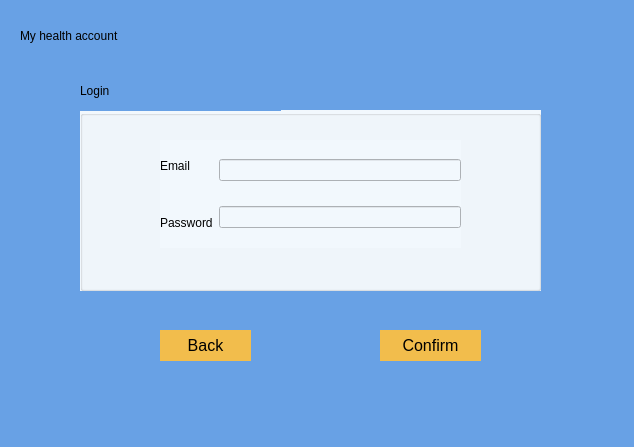
<?xml version="1.0" encoding="UTF-8"?>
<ui version="4.0">
 <class>Login</class>
 <widget class="QDialog" name="Login">
  <property name="geometry">
   <rect>
    <x>0</x>
    <y>0</y>
    <width>634</width>
    <height>447</height>
   </rect>
  </property>
  <property name="windowTitle">
   <string>Dialog</string>
  </property>
  <property name="styleSheet">
   <string notr="true">background-color: rgb(104, 161, 229);</string>
  </property>
  <widget class="QLabel" name="label_6">
   <property name="geometry">
    <rect>
     <x>20</x>
     <y>10</y>
     <width>321</width>
     <height>51</height>
    </rect>
   </property>
   <property name="styleSheet">
    <string notr="true">font: 24pt &quot;.AppleSystemUIFont&quot;;
background-color: rgb(104, 161, 229);</string>
   </property>
   <property name="text">
    <string>My health account </string>
   </property>
  </widget>
  <widget class="QGroupBox" name="groupBox">
   <property name="geometry">
    <rect>
     <x>80</x>
     <y>110</y>
     <width>461</width>
     <height>181</height>
    </rect>
   </property>
   <property name="styleSheet">
    <string notr="true">background-color: rgb(242, 248, 253)</string>
   </property>
   <property name="title">
    <string/>
   </property>
   <widget class="QWidget" name="layoutWidget">
    <property name="geometry">
     <rect>
      <x>80</x>
      <y>30</y>
      <width>301</width>
      <height>108</height>
     </rect>
    </property>
    <layout class="QHBoxLayout" name="horizontalLayout">
     <item>
      <layout class="QVBoxLayout" name="verticalLayout">
       <item>
        <widget class="QLabel" name="label_3">
         <property name="styleSheet">
          <string notr="true">background-color: rgb(242, 248, 253)</string>
         </property>
         <property name="text">
          <string>Email</string>
         </property>
        </widget>
       </item>
       <item>
        <widget class="QLabel" name="label_4">
         <property name="styleSheet">
          <string notr="true">background-color: rgb(242, 248, 253)</string>
         </property>
         <property name="text">
          <string>Password</string>
         </property>
        </widget>
       </item>
      </layout>
     </item>
     <item>
      <layout class="QVBoxLayout" name="verticalLayout_2">
       <item>
        <widget class="QLineEdit" name="lineEditEmail">
         <property name="styleSheet">
          <string notr="true">background-color: rgb(242, 248, 253)</string>
         </property>
        </widget>
       </item>
       <item>
        <widget class="QLineEdit" name="lineEditPassword">
         <property name="styleSheet">
          <string notr="true">background-color: rgb(242, 248, 253)</string>
         </property>
        </widget>
       </item>
      </layout>
     </item>
    </layout>
   </widget>
  </widget>
  <widget class="QLabel" name="label_7">
   <property name="geometry">
    <rect>
     <x>80</x>
     <y>70</y>
     <width>201</width>
     <height>41</height>
    </rect>
   </property>
   <property name="styleSheet">
    <string notr="true">font: 18pt &quot;.AppleSystemUIFont&quot;;
background-color: rgb(104, 161, 229);</string>
   </property>
   <property name="text">
    <string>Login</string>
   </property>
  </widget>
  <widget class="QPushButton" name="pushButtonBack">
   <property name="geometry">
    <rect>
     <x>160</x>
     <y>330</y>
     <width>91</width>
     <height>31</height>
    </rect>
   </property>
   <property name="styleSheet">
    <string notr="true">QPushButton {

    background-color: rgb(242, 189, 76); 

    border: none; 

    color: rgb(0, 0, 0); 

    font: 16px;

} 

QPushButton:hover { 

    background-color: rgb(245, 149, 66); 

    border: none; 

    color: rgb(0, 43, 255); 

}</string>
   </property>
   <property name="text">
    <string>Back</string>
   </property>
  </widget>
  <widget class="QPushButton" name="pushButtonConfirm">
   <property name="geometry">
    <rect>
     <x>380</x>
     <y>330</y>
     <width>101</width>
     <height>31</height>
    </rect>
   </property>
   <property name="styleSheet">
    <string notr="true">QPushButton {

    background-color: rgb(242, 189, 76); 

    border: none; 

    color: rgb(0, 0, 0); 

    font: 16px;

} 

QPushButton:hover { 

    background-color: rgb(245, 149, 66); 

    border: none; 

    color: rgb(0, 43, 255); 

}</string>
   </property>
   <property name="text">
    <string>Confirm</string>
   </property>
  </widget>
 </widget>
 <resources/>
 <connections/>
</ui>
